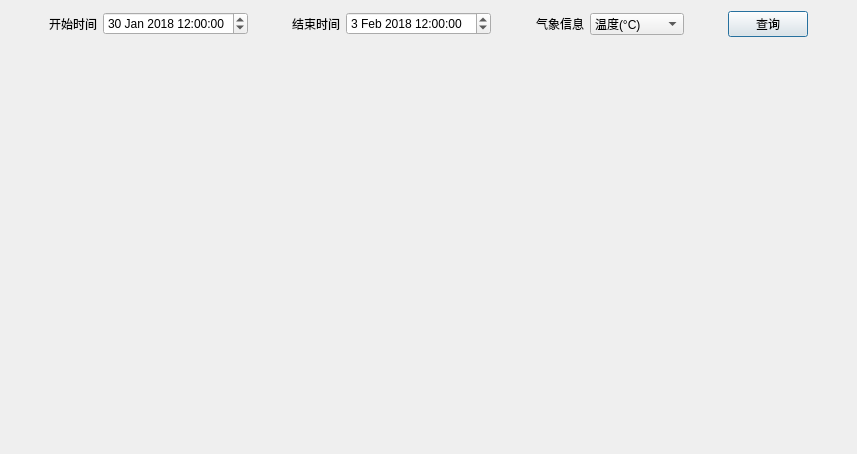
<?xml version="1.0" encoding="UTF-8"?>
<ui version="4.0">
 <class>CLampHistoryDataDialog</class>
 <widget class="QDialog" name="CLampHistoryDataDialog">
  <property name="geometry">
   <rect>
    <x>0</x>
    <y>0</y>
    <width>857</width>
    <height>454</height>
   </rect>
  </property>
  <property name="windowTitle">
   <string>路灯历史数据</string>
  </property>
  <layout class="QVBoxLayout" name="verticalLayout_2" stretch="0,1">
   <item>
    <layout class="QHBoxLayout" name="horizontalLayout">
     <item>
      <spacer name="horizontalSpacer">
       <property name="orientation">
        <enum>Qt::Horizontal</enum>
       </property>
       <property name="sizeHint" stdset="0">
        <size>
         <width>40</width>
         <height>20</height>
        </size>
       </property>
      </spacer>
     </item>
     <item>
      <widget class="QLabel" name="label">
       <property name="text">
        <string>开始时间</string>
       </property>
      </widget>
     </item>
     <item>
      <widget class="QDateTimeEdit" name="dateTimeEdit_start">
       <property name="dateTime">
        <datetime>
         <hour>12</hour>
         <minute>0</minute>
         <second>0</second>
         <year>2018</year>
         <month>1</month>
         <day>30</day>
        </datetime>
       </property>
      </widget>
     </item>
     <item>
      <spacer name="horizontalSpacer_2">
       <property name="orientation">
        <enum>Qt::Horizontal</enum>
       </property>
       <property name="sizeHint" stdset="0">
        <size>
         <width>40</width>
         <height>20</height>
        </size>
       </property>
      </spacer>
     </item>
     <item>
      <widget class="QLabel" name="label_2">
       <property name="text">
        <string>结束时间</string>
       </property>
      </widget>
     </item>
     <item>
      <widget class="QDateTimeEdit" name="dateTimeEdit_end">
       <property name="dateTime">
        <datetime>
         <hour>12</hour>
         <minute>0</minute>
         <second>0</second>
         <year>2018</year>
         <month>2</month>
         <day>3</day>
        </datetime>
       </property>
      </widget>
     </item>
     <item>
      <spacer name="horizontalSpacer_3">
       <property name="orientation">
        <enum>Qt::Horizontal</enum>
       </property>
       <property name="sizeHint" stdset="0">
        <size>
         <width>40</width>
         <height>20</height>
        </size>
       </property>
      </spacer>
     </item>
     <item>
      <widget class="QLabel" name="label_3">
       <property name="text">
        <string>气象信息</string>
       </property>
      </widget>
     </item>
     <item>
      <widget class="QComboBox" name="comboBox_weather_info">
       <item>
        <property name="text">
         <string>温度(°C)</string>
        </property>
       </item>
       <item>
        <property name="text">
         <string>湿度(%)</string>
        </property>
       </item>
       <item>
        <property name="text">
         <string>风速(km/h)</string>
        </property>
       </item>
       <item>
        <property name="text">
         <string>PM10</string>
        </property>
       </item>
       <item>
        <property name="text">
         <string>PM2.5</string>
        </property>
       </item>
       <item>
        <property name="text">
         <string>NO2</string>
        </property>
       </item>
       <item>
        <property name="text">
         <string>SO2</string>
        </property>
       </item>
       <item>
        <property name="text">
         <string>O3</string>
        </property>
       </item>
       <item>
        <property name="text">
         <string>CO</string>
        </property>
       </item>
       <item>
        <property name="text">
         <string>光照</string>
        </property>
       </item>
       <item>
        <property name="text">
         <string>降水量(mm)</string>
        </property>
       </item>
       <item>
        <property name="text">
         <string>噪声(dB)</string>
        </property>
       </item>
       <item>
        <property name="text">
         <string>红外感应值</string>
        </property>
       </item>
      </widget>
     </item>
     <item>
      <spacer name="horizontalSpacer_4">
       <property name="orientation">
        <enum>Qt::Horizontal</enum>
       </property>
       <property name="sizeHint" stdset="0">
        <size>
         <width>40</width>
         <height>20</height>
        </size>
       </property>
      </spacer>
     </item>
     <item>
      <widget class="QPushButton" name="pushButton_view">
       <property name="text">
        <string>查询</string>
       </property>
      </widget>
     </item>
     <item>
      <spacer name="horizontalSpacer_5">
       <property name="orientation">
        <enum>Qt::Horizontal</enum>
       </property>
       <property name="sizeHint" stdset="0">
        <size>
         <width>40</width>
         <height>20</height>
        </size>
       </property>
      </spacer>
     </item>
    </layout>
   </item>
   <item>
    <layout class="QVBoxLayout" name="verticalLayout">
     <item>
      <widget class="EchartsWebView" name="webView" native="true"/>
     </item>
    </layout>
   </item>
  </layout>
 </widget>
 <customwidgets>
  <customwidget>
   <class>EchartsWebView</class>
   <extends>QWidget</extends>
   <header>third/echarts/echartswebview.h</header>
   <container>1</container>
  </customwidget>
 </customwidgets>
 <resources/>
 <connections/>
</ui>
